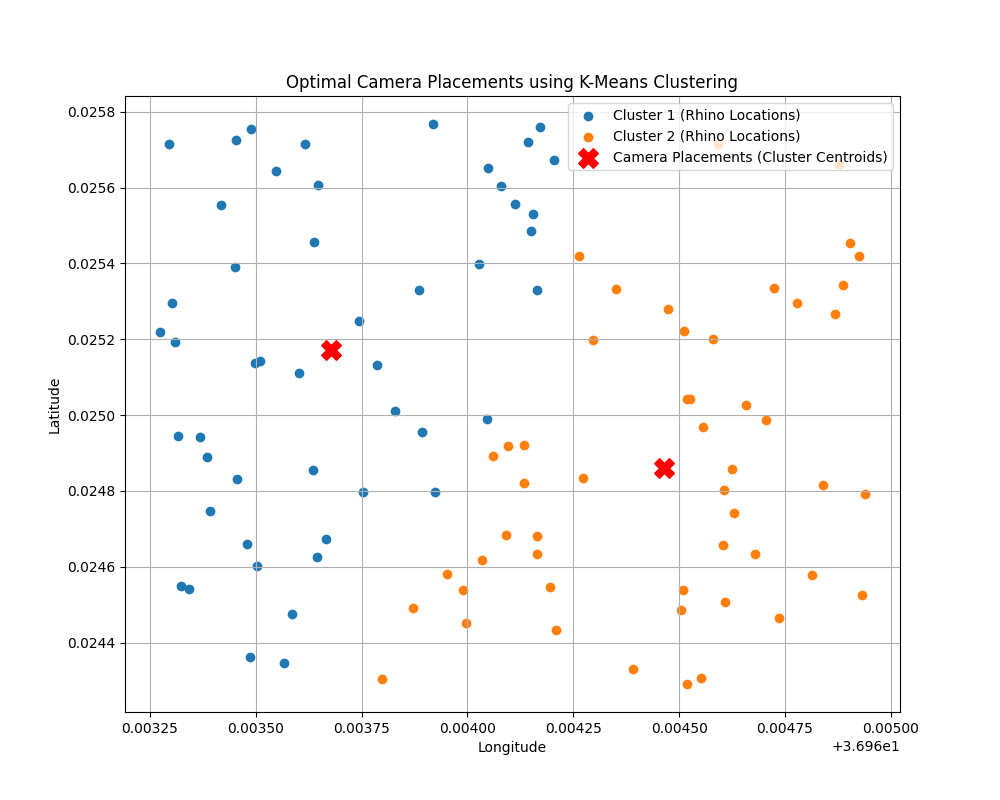

The Python source for this figure:
import pandas as pd
from sklearn.cluster import KMeans
import matplotlib.pyplot as plt

# Load Rhino Location Data
df = pd.read_csv("eastern_rhino_locations.csv")

# Extract latitude and longitude
coordinates = df[['latitude', 'longitude']]

# Perform K-Means Clustering
num_cameras = 2
kmeans = KMeans(n_clusters=num_cameras, random_state=42)
df['cluster'] = kmeans.fit_predict(coordinates)

# Get cluster centers (camera placements)
camera_positions = kmeans.cluster_centers_

# Print the latitude and longitude for each camera placement
for idx, (lat, lon) in enumerate(camera_positions, start=1):
    print(f"Camera Placement {idx}: Latitude {lat:.6f}, Longitude {lon:.6f}")

# Plot Clusters with Labels
plt.figure(figsize=(10, 8))
for cluster_id in range(num_cameras):
    cluster_points = df[df['cluster'] == cluster_id]
    plt.scatter(
        cluster_points['longitude'], cluster_points['latitude'],
        label=f"Cluster {cluster_id + 1} (Rhino Locations)"
    )

# Plot Camera Positions
plt.scatter(
    camera_positions[:, 1], camera_positions[:, 0],
    c='red', marker='X', s=200, label="Camera Placements (Cluster Centroids)"
)

plt.title("Optimal Camera Placements using K-Means Clustering")
plt.xlabel("Longitude")
plt.ylabel("Latitude")
plt.legend()
plt.grid()
plt.show()
